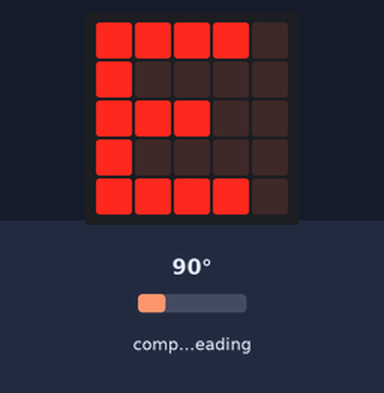
Bench run of a program on a simulated BBC micro:bit running MicroPython. On the bench: the board's 5×5 LED display. The test bench sets the inputs (shaded band); at power-on: compass heading 90°. The compass is already calibrated.

Above: at 1.3 s.
1.4 s: compass heading set to 50°
2.9 s: compass heading set to 40°
At 3.7 s:
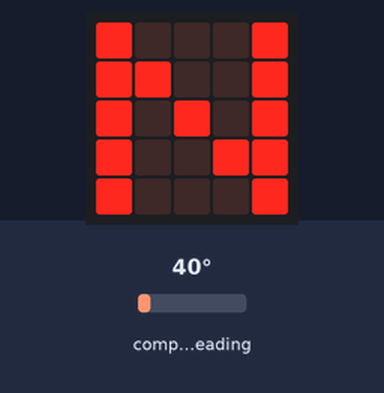
4.4 s: compass heading set to 180°
At 5.1 s:
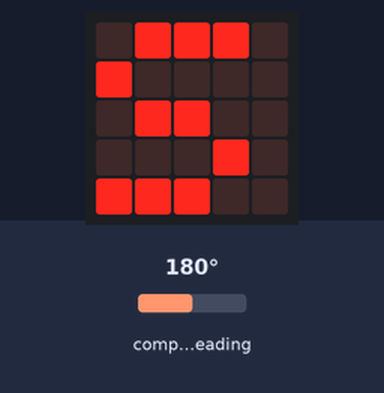
5.9 s: compass heading set to 220°
7.4 s: compass heading set to 229°
At 7.7 s:
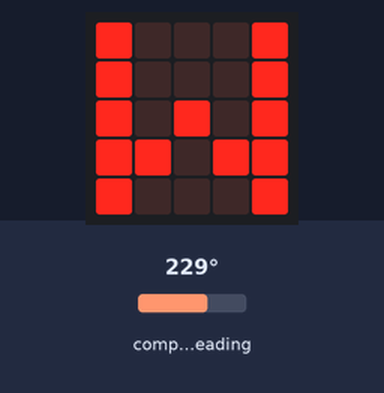
8.9 s: compass heading set to 7°
At 10.3 s:
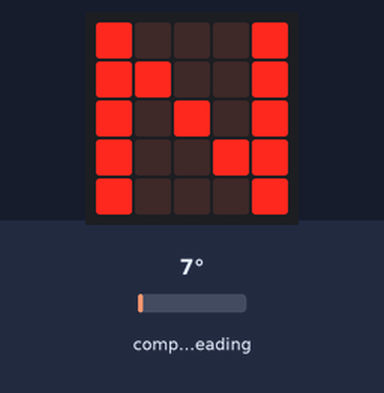
Timing chart, 0 to 11.4 s (numbered marks = the images above; inputs shaded):
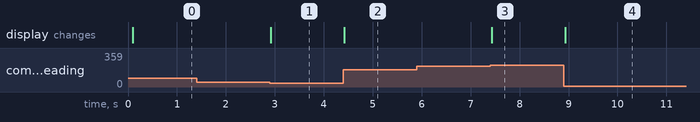

Measured:
- the behaviour switches between 45 and 44° on compass heading (found by bisection; images 0 and 1)
- the behaviour switches between 224 and 225° on compass heading (found by bisection; images 2 and 3)
- after the input at 1.4 s, every drawn part: stays the same
- after the input at 2.9 s, the display: changes at once (image 1)
- after the input at 4.4 s, the display: changes at once (image 2)
- after the input at 5.9 s, every drawn part: stays the same
- after the input at 7.4 s, the display: changes at once (image 3)
- after the input at 8.9 s, the display: changes at once (image 4)

The program:

compass.py
```python
# Add your Python code here. E.g.
from microbit import *
compass.calibrate()

while True:
    bearing = compass.heading()
    if bearing < 45 or bearing >= 315:
        display.show('N')
        sleep(100)
    elif bearing < 135 and bearing >= 45:
        display.show('E')
        sleep(100)
    elif bearing < 225 and bearing >= 135:
        display.show('S')
        sleep(100)
    elif bearing < 315 and bearing >= 225:
        display.show('W')
        sleep(100)
    else:
        display.show('!')
        sleep(100)
```
